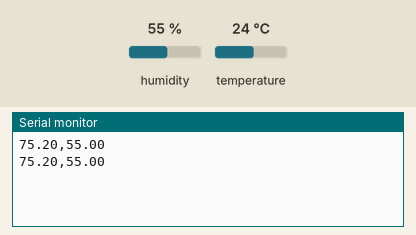
Recording of a sketch running on a simulated Arduino Uno, built with avr-gcc and run on an emulated ATmega328P. On the bench: the last lines printed to the serial monitor. The test bench sets the inputs (shaded band); at power-on: humidity 55 %, temperature 24 °C.

Above: at 1.7 s.
1.8 s: humidity set to 22 %
At 3.0 s:
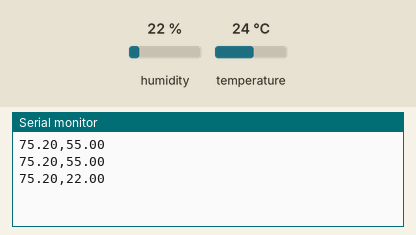
4.5 s: temperature set to 12 °C
At 6.2 s:
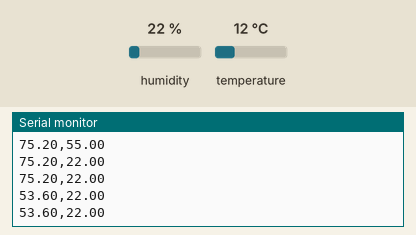
7.2 s: humidity set to 40 %
At 8.4 s:
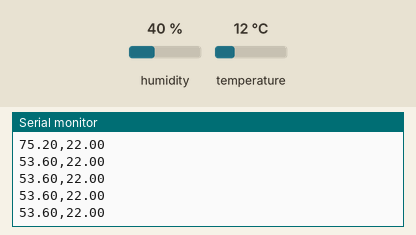
Timing chart, 0 to 10.2 s (numbered marks = the images above; inputs shaded):
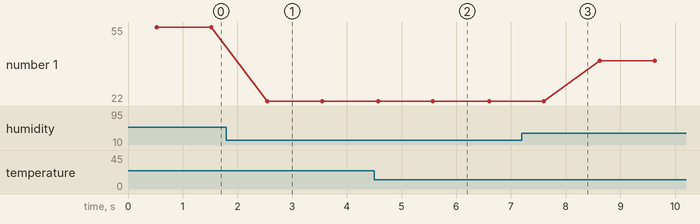

The sketch:

dht11minimumInfoNoWords.ino
```cpp
#include "DHT.h"
#define DHTPIN 2
#define DHTTYPE DHT11

float tempF;
float tempC;
float humidity;

int setTime=500;
int dt=1000;

DHT TH(DHTPIN,DHTTYPE);

void setup() {
  // put your setup code here, to run once:
Serial.begin(115200);
TH.begin();
delay(setTime);
}
void loop() {
  // put your main code here, to run repeatedly:
tempC=TH.readTemperature();
tempF=TH.readTemperature(true);
humidity=TH.readHumidity();


Serial.print(tempF);
Serial.print(",");
Serial.println(humidity);

delay(dt);
}
```

Measured:
- after the input at 1.8 s, the serial monitor: prints a new line after 0.75 s (image 1)
- after the input at 4.5 s, the serial monitor: prints a new line after 0.07 s (image 2)
- plotted number 1: 55 → 22 after the input at 1.8 s, 22 → 40 after the input at 7.2 s
